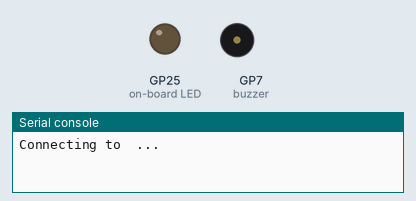
Simulated run of this program. Board: Raspberry Pi Pico running MicroPython. Parts: output pins drawn as LEDs (lit = HIGH), buzzer (waves = sounding, pin HIGH), the last lines printed to the serial console. WiFi joins after 1.5 s; web requests get an empty 200 reply after 0.4 s.

Above: at 0.1 s.
At 2.1 s:
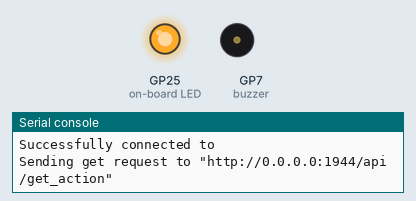
Timing chart, 0 to 3.6 s (numbered marks = the images above):
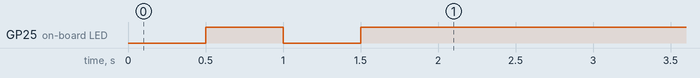

The program:

main.py
```python
import machine
import network
import urequests
import usocket
from time import sleep

from picozero import pico_led, Buzzer

SSID_1 = ""
PASSWORD_1 = ""
SSID_2 = ""
PASSWORD_2 = ""
HOSTNAME = ""
PORT = 1944
TIMEOUT_SECONDS = 10
POLL_INTERVAL_SECONDS = 30
LED_PULSE_DURATION = 0.5
BUZZER_PIN = 7
BUZZER_PATTERN = 0b00000010110110010110010100101101
BUZZER_PATTERN_SIZE = 32
BUZZER_PATTERN_DURATION_SECONDS = 2
BUZZER_PATTERN_REPETITIONS = 5


def play_pattern(buzzer: Buzzer, pattern: int, pattern_size: int, duration_seconds: int, repetitions: int) -> None:
    for _ in range(repetitions):
        for bit_pos in range(pattern_size):
            if (pattern >> bit_pos) & 1:
                buzzer.on()
            else:
                buzzer.off()

            sleep(duration_seconds / pattern_size)

    buzzer.off()


def connect_wifi(ssid: str, password: str, timeout_seconds: int) -> str:
    wlan = network.WLAN(network.STA_IF)
    wlan.active(True)
    wlan.connect(ssid, password)
    for second in range(timeout_seconds):
        if wlan.isconnected():
            print(f"Successfully connected to {ssid}")
            return wlan.ifconfig()[0]

        print(f"Connecting to {ssid} ...")
        pico_led.off()
        sleep(LED_PULSE_DURATION)
        pico_led.on()
        sleep(LED_PULSE_DURATION)

    raise Exception("Wifi connection took to long")


def get_action(hostname: str, port: int) -> str:
    host = usocket.getaddrinfo(hostname, 80)[0][-1][0]
    request_address = f"http://{host}:{port}/api/get_action"
    print(f'Sending get request to "{request_address}"')
    response = urequests.get(request_address)

    print(response.status_code)
    if response.status_code != 200:
        return ''

    print(response.text)
    return response.text


def main():
    try:
        connect_wifi(SSID_1, PASSWORD_1, TIMEOUT_SECONDS)
    except Exception:
        connect_wifi(SSID_2, PASSWORD_2, TIMEOUT_SECONDS)

    buzzer = Buzzer(BUZZER_PIN)

    while True:
        action = get_action(HOSTNAME, PORT)
        print(f'Received action: "{action}"')

        if action == "kill":
            raise Exception("Killed by server.")

        if action == "beep":
            play_pattern(buzzer, BUZZER_PATTERN, BUZZER_PATTERN_SIZE, BUZZER_PATTERN_DURATION_SECONDS,
                         BUZZER_PATTERN_REPETITIONS)
            # buzzer.beep(LED_PULSE_DURATION, LED_PULSE_DURATION, BUZZER_PULSE_AMOUNT)

        sleep(POLL_INTERVAL_SECONDS)


if __name__ == "__main__":
    try:
        main()
    except Exception as e:
        print(e)
        machine.reset()
```
